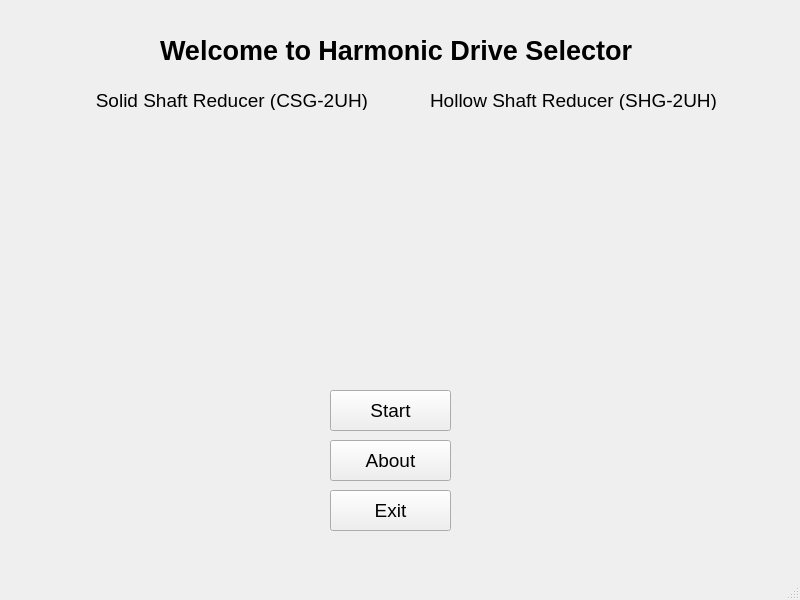
<?xml version="1.0" encoding="UTF-8"?>
<ui version="4.0">
 <class>MainWindow</class>
 <widget class="QMainWindow" name="MainWindow">
  <property name="geometry">
   <rect>
    <x>0</x>
    <y>0</y>
    <width>800</width>
    <height>600</height>
   </rect>
  </property>
  <property name="windowTitle">
   <string>MainWindow</string>
  </property>
  <widget class="QWidget" name="centralwidget">
   <widget class="QLabel" name="CSG_photo">
    <property name="geometry">
     <rect>
      <x>100</x>
      <y>130</y>
      <width>241</width>
      <height>241</height>
     </rect>
    </property>
    <property name="text">
     <string/>
    </property>
    <property name="pixmap">
     <pixmap>:/pictures/pictures/CSG_photo.png</pixmap>
    </property>
    <property name="scaledContents">
     <bool>true</bool>
    </property>
   </widget>
   <widget class="QLabel" name="SHG_photo">
    <property name="geometry">
     <rect>
      <x>440</x>
      <y>130</y>
      <width>251</width>
      <height>241</height>
     </rect>
    </property>
    <property name="text">
     <string/>
    </property>
    <property name="pixmap">
     <pixmap>:/pictures/pictures/SHG_photo.png</pixmap>
    </property>
    <property name="scaledContents">
     <bool>true</bool>
    </property>
   </widget>
   <widget class="QLabel" name="CSG_label">
    <property name="geometry">
     <rect>
      <x>80</x>
      <y>90</y>
      <width>301</width>
      <height>20</height>
     </rect>
    </property>
    <property name="font">
     <font>
      <pointsize>14</pointsize>
     </font>
    </property>
    <property name="text">
     <string>   Solid Shaft Reducer (CSG-2UH)</string>
    </property>
   </widget>
   <widget class="QLabel" name="SHG_label">
    <property name="geometry">
     <rect>
      <x>430</x>
      <y>90</y>
      <width>301</width>
      <height>20</height>
     </rect>
    </property>
    <property name="font">
     <font>
      <pointsize>14</pointsize>
     </font>
    </property>
    <property name="text">
     <string>Hollow Shaft Reducer (SHG-2UH)</string>
    </property>
   </widget>
   <widget class="QLabel" name="Title">
    <property name="geometry">
     <rect>
      <x>160</x>
      <y>40</y>
      <width>481</width>
      <height>21</height>
     </rect>
    </property>
    <property name="font">
     <font>
      <pointsize>20</pointsize>
      <weight>75</weight>
      <bold>true</bold>
     </font>
    </property>
    <property name="text">
     <string>Welcome to Harmonic Drive Selector</string>
    </property>
    <property name="scaledContents">
     <bool>false</bool>
    </property>
   </widget>
   <widget class="QPushButton" name="start_pushButton">
    <property name="geometry">
     <rect>
      <x>330</x>
      <y>390</y>
      <width>121</width>
      <height>41</height>
     </rect>
    </property>
    <property name="font">
     <font>
      <pointsize>14</pointsize>
     </font>
    </property>
    <property name="text">
     <string>Start</string>
    </property>
   </widget>
   <widget class="QPushButton" name="exit_pushButton">
    <property name="geometry">
     <rect>
      <x>330</x>
      <y>490</y>
      <width>121</width>
      <height>41</height>
     </rect>
    </property>
    <property name="font">
     <font>
      <pointsize>14</pointsize>
     </font>
    </property>
    <property name="text">
     <string>Exit</string>
    </property>
   </widget>
   <widget class="QPushButton" name="about_pushButton">
    <property name="geometry">
     <rect>
      <x>330</x>
      <y>440</y>
      <width>121</width>
      <height>41</height>
     </rect>
    </property>
    <property name="font">
     <font>
      <pointsize>14</pointsize>
     </font>
    </property>
    <property name="text">
     <string>About</string>
    </property>
   </widget>
  </widget>
  <widget class="QMenuBar" name="menubar">
   <property name="geometry">
    <rect>
     <x>0</x>
     <y>0</y>
     <width>800</width>
     <height>24</height>
    </rect>
   </property>
  </widget>
  <widget class="QStatusBar" name="statusbar"/>
 </widget>
 <resources>
  <include location="../resources/pic.qrc"/>
  <include location="../resources/pic.qrc"/>
 </resources>
 <connections/>
</ui>
